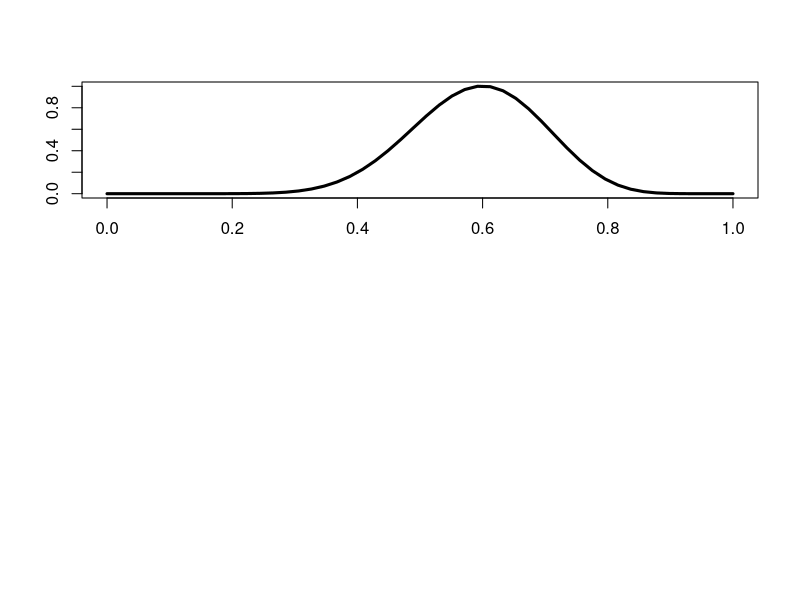

Generate this figure with R:
x <- 12
n <- 20
p <- seq(0,1,length=50)
l <- x*log(p) + (n-x)*log(1-p)
l <- l - max(l)
l <- exp(l)

postscript("bernoulli.likelihood.eps",horizontal=F,onefile=F,print.it=F)
par(mfrow=c(2,1))
plot(p,l,type="l",lwd=3,xlab="",ylab="")
l <- round(l,5)
print(cbind(p,l))
dev.off()
